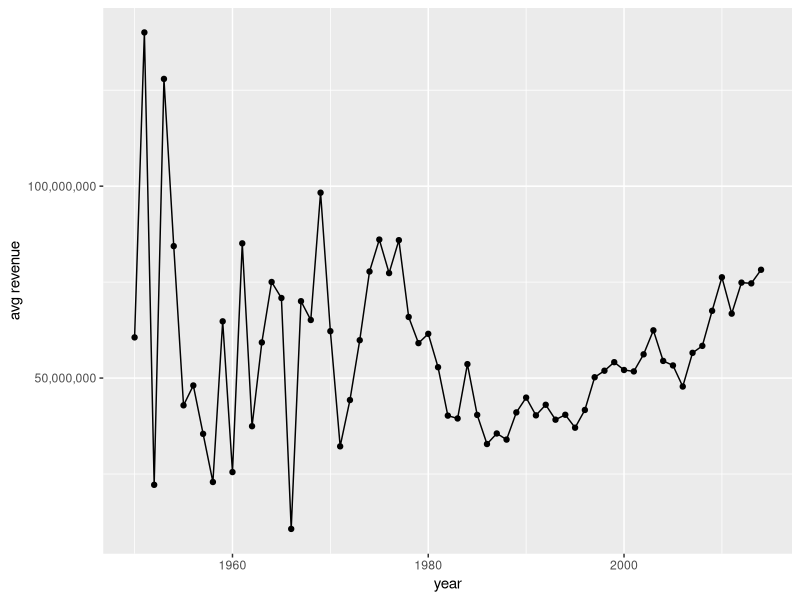
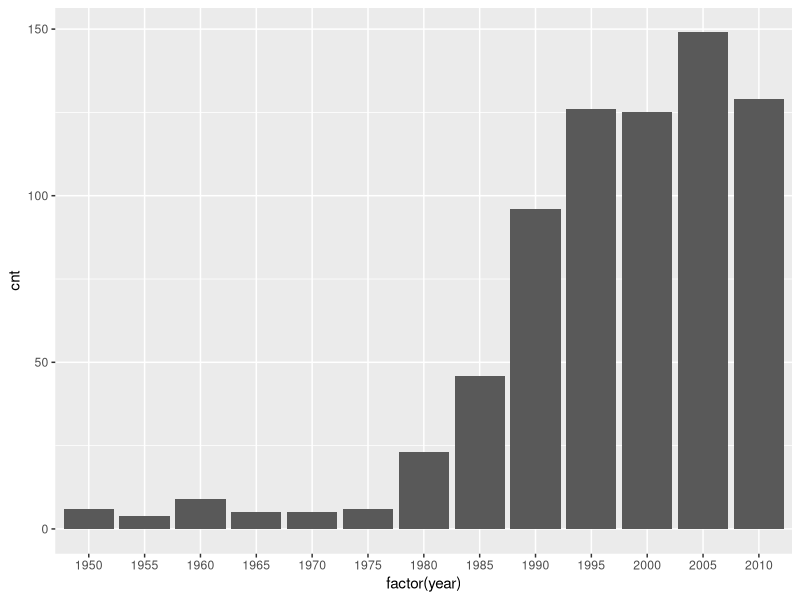
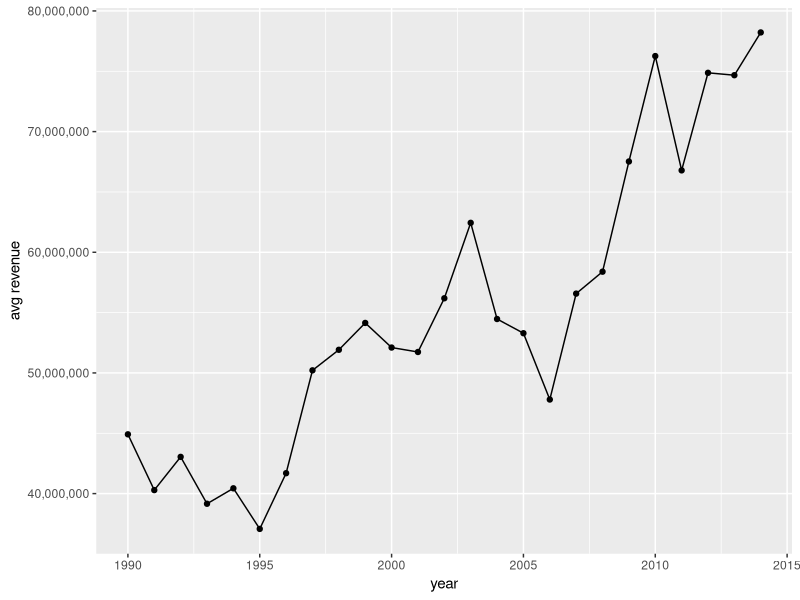
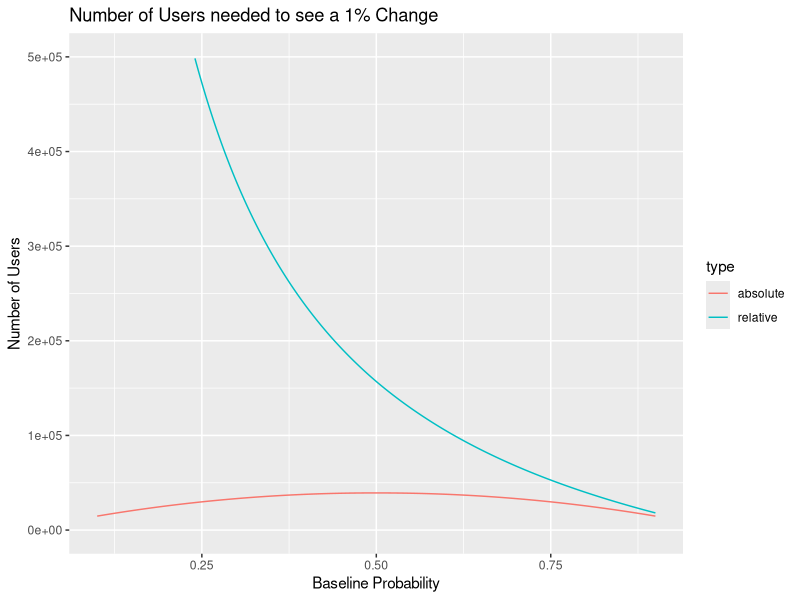

Reproduce these figures in R, in order.
## ---- chunk 1
#setwd("~/Desktop/imdb_project/data")
library(dplyr)

#list.files()
dir()
## ---- chunk 2
df.basic = read.csv(file = "./../data/movie_data_basic.csv", sep = ",", header = FALSE)
#df.basic = read.csv(file = "movie_data.csv", sep = ",", header = FALSE)
colnames(df.basic) = c("name", "year", "genre", "runtime", "rating", "num_votes", "img_src")
head(df.basic, 5)

df.more = read.csv(file = "./../data/movie_data_more.csv", sep = ",", header = FALSE)
#df.more = read.csv(file = "movie_box_office.csv", sep = ",", header = FALSE)
colnames(df.more) = c("name", "revenue", "director", "actor1", "actor2", "actor3", "rated")
head(df.more, 5)
## ---- chunk 3
df.basic$name = tolower(df.basic$name)
df.more$name = tolower(df.more$name)
df.joined = inner_join(df.basic, df.more, by = 'name')
write.table(df.joined, file = "d3_imdb_data.tsv", quote = FALSE, sep = "\t", row.names = FALSE, col.names = TRUE)
dim(df.joined)
head(df.joined)
## ---- chunk 4
df = tbl_df(df.joined)
df

# another way to look at it
df %>% glimpse()
## ---- chunk 5
df %>% group_by(genre) %>% summarise(cnt = n()) %>% arrange(desc(cnt))
## ---- chunk 6
# By revenue
df %>% 
   group_by(genre) %>% 
   summarise(cnt = n(),
                 avg_rating = mean(rating),
                 avg_revenue = mean(revenue),
                 avg_votes = mean(num_votes)) %>%
  arrange(desc(avg_revenue)) %>%
  head(5)

# By average rating
df %>% 
   group_by(genre) %>% 
   summarise(cnt = n(),
                 avg_rating = mean(rating),
                 avg_revenue = mean(revenue),
                 avg_votes = mean(num_votes)) %>%
  arrange(desc(avg_rating))

# By average votes
df %>% 
   group_by(genre) %>% 
   summarise(cnt = n(),
                 avg_rating = mean(rating),
                 avg_revenue = mean(revenue),
                 avg_votes = mean(num_votes)) %>%
  arrange(desc(avg_votes))
## ---- chunk 7
df %>% filter(genre == 'Western')
## ---- chunk 8
# By ratings
df %>%
   group_by(genre) %>% 
   summarise(cnt = n(),
                 avg_rating = mean(rating),
                 avg_revenue = mean(revenue),
                 avg_votes = mean(num_votes)) %>%
  filter(cnt >= 100) %>%
  arrange(desc(avg_rating))
# By votes
df %>%
   group_by(genre) %>% 
   summarise(cnt = n(),
                 avg_rating = mean(rating),
                 avg_revenue = mean(revenue),
                 avg_votes = mean(num_votes)) %>%
  filter(cnt >= 100) %>%
  arrange(desc(avg_votes))
## ---- chunk 9
df.by.year = df %>%
   select(year, revenue) %>%
   group_by(year) %>%
   summarise(cnt = n(), avg_revenue = mean(revenue)) %>%
   arrange(desc(year))

library(ggplot2)
library(scales)
ggplot(df.by.year, aes(x = year, y = avg_revenue)) + geom_point() + geom_line() + xlab("year") + ylab("avg revenue") + scale_y_continuous(labels = comma) 
## ---- chunk 10
df.by.year %>% tail(10)
## ---- chunk 11
df.by.year.gap = df.by.year %>% filter(year %% 5 == 0)
ggplot(df.by.year.gap, aes(x = factor(year), y = cnt)) + geom_bar(stat = "identity")
## ---- chunk 12

df.by.year %>% filter(year >= 1990) %>% 
    ggplot(aes(x = year, y = avg_revenue)) + 
    geom_point() + 
    geom_line() + 
    xlab("year") + 
    ylab("avg revenue") + 
    scale_y_continuous(labels = comma)
## ---- chunk 13
df.by.director = df %>% 
        group_by(director) %>%
        summarise(cnt_uu = n_distinct(name),
                  cnt = n(),
                  avg_revenue = mean(revenue)) %>%
        arrange(desc(avg_revenue))

df.by.director %>% head(10) # top 10 money making directors
## ---- chunk 14
df.joined %>% filter(director == 'Joss Whedon')
## ---- chunk 15
df.joined %>% filter(director == 'James Cameron')
## ---- chunk 16
df %>% 
  group_by(director) %>%
  summarise(cnt_uu = n_distinct(name),
            cnt = n(),
            max_revenue = max(revenue),
            median_revenue = median(revenue)) %>%
  arrange(desc(max_revenue))
## ---- chunk 17
library(reshape2)
# dataset pre-melt
df %>% head(3) %>% select(name, actor1, actor2, actor3)

# dataset melted
df %>% head(3) %>%
  select(name, actor1, actor2, actor3, revenue) %>%
  melt(id = c("name", "revenue")) %>% 
  select(name, value, revenue)
## ---- chunk 18
df.by.actor = df %>%
  select(name, actor1, actor2, actor3, revenue) %>%
  melt(id = c("name", "revenue")) %>% 
  select(name, value, revenue)

colnames(df.by.actor) = c("movie", "actor", "revenue")

df.by.actor %>% 
  group_by(actor) %>%
  summarise(cnt = n(),
            count_uu = n_distinct(movie),
            avg_revenue = mean(revenue)) %>%
  filter(count_uu > 10) %>%
  arrange(desc(avg_revenue)) %>%
  head(50)
## ---- chunk 19
df.by.actor %>%
  mutate(global_avg = mean(revenue)) %>%
  group_by(actor) %>%
  summarize(cnt = n(),
            global_avg = first(global_avg),
            avg_revenue = mean(revenue)) %>%
  mutate(inflation_factor = avg_revenue / global_avg) %>%
  arrange(desc(inflation_factor)) %>% head()
## ---- chunk 20
library(dplyr)
library(tidyr)

data.frame(p=seq(0.1,0.9,length=1000)) %>%
  rowwise() %>%
  mutate(relative=power.prop.test(p1=p, p2=p*(if (p < 0.5) 1.01 else 0.99), 
                                  power=0.8, sig.level=0.05)[[1]],
         absolute=power.prop.test(p1=p, p2=p+(if (p < 0.5) 0.01 else - 0.01), 
                                  power=0.8, sig.level=0.05)[[1]]) %>%
  gather(type, n, relative:absolute) %>%
  ggplot(aes(x=p, y=n, color=type)) +
  geom_line() + 
  ylim(0,500000) +
  xlab('Baseline Probability') +
  ylab('Number of Users') +
  ggtitle('Number of Users needed to see a 1% Change')
